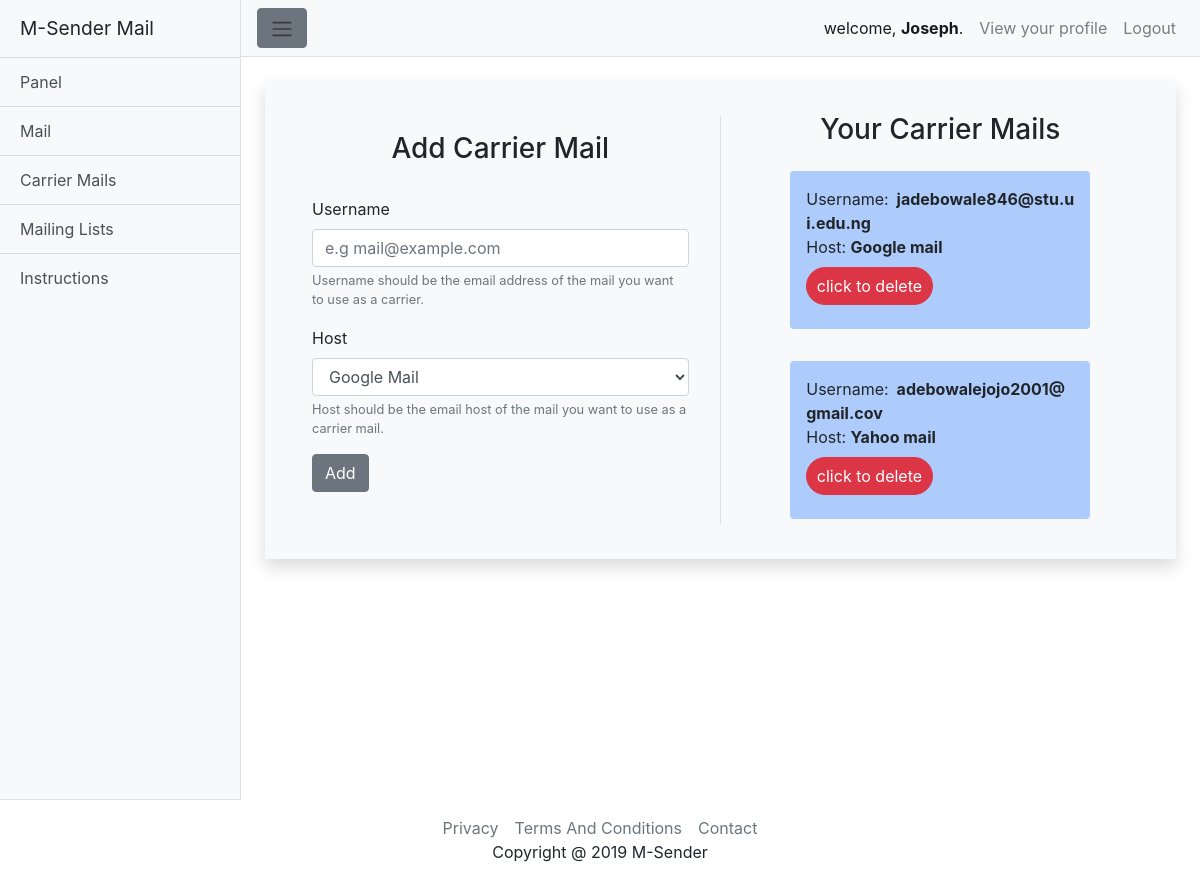
/mailapp/carrier-mails/ (signed in), run on the app's committed database.
### mailapp/models.py (models this page shows, shortened)
class CarrierMail(models.Model):
    owner = models.ForeignKey(User, on_delete=models.SET_NULL, null=True)
    username = models.EmailField(blank=False)
    mail_choices = (
        ('GM', 'Google mail'),
        ('YM', 'Yahoo mail'),
    )
    email_host = models.CharField(max_length=2, choices=mail_choices, null=False, default='GM')
    confirmed = models.BooleanField(default=True)  # set default to false later

### mailapp/views.py (the view)
# urls.py: path('carrier-mails/', views.carrier_mail,  name='carriermail'),
@login_required
def carrier_mail(request):
    context = {
        "carrier_mails": request.user.carriermail_set.all(),
        "carriermailform": forms.AddCarrierMail,
    }
    return render(request, 'mailapp/carriermail.html', context)

### mailapp/templates/mailapp/carriermail.html (shortened to what this page needs)
{% extends 'mailapp/base.html' %}
{% block body %}
<div class="row m-4 bg-light p-3 shadow">
  <div class="col-sm-6 my-auto border-right">
    <h3 class="my-3 text-center">Add Carrier Mail</h3>
    <form class="form-group mt-3 p-3" action="{% url 'mailapp:addcarriermail' %}" method='POST' >
      <div class="form-group" >
        <label class="" for="id_username" >Username</label>
        <input class="form-control" type="email" id="id_username" maxlength="200" name="username" required placeholder="e.g mail@example.com">
        <small class="form-text text-muted">
          Username should be the email address of the mail you want to use as a carrier.
        </small>
      </div>
      <div class="form-group" >
        <label class="" for="id_host" >Host</label>
        <select class="form-control " name="host" id="id_host">
          <option value="GM" selected>Google Mail</option>
        </select>
        <small class="form-text text-muted">
          Host should be the email host of the mail you want to use as a carrier mail.
        </small>
      </div>
      <button class="btn btn-secondary" type="submit">Add</button>
    </form>
  </div>
  {% if carrier_mails %}
  <div class="col-sm-6 text-center" >
    <h3 class="my-3">Your Carrier Mails</h3>
    {% for mail in carrier_mails %}
    <div class="d-block p-2 d-flex flex-wrap ">
      <p class="carrier__mail text-left mx-auto p-3 rounded">Username:<strong class="ml-2">{{mail.username}}</strong><br/> <span class="text-left">Host: </span><strong>{{mail.get_email_host_display}}</strong><br/>
     <a href="{% url 'mailapp:deletecarriermail' mail.id %}"  class='btn badge-pill my-2 btn-danger'>click to delete</a>
    </div>
    {% endfor %}
  </div>
  {% endif %}
</div>
{% endblock %}

### mailapp/templates/mailapp/base.html (shortened to what this page needs)
<!DOCTYPE html>
<html lang="en">
  <head>
    {% load static %}
    <link href="{% static 'mailapp/style/vendor/bootstrap/css/bootstrap.min.css' %}"  rel="stylesheet" >
    <link href="{% static 'mailapp/style/css/simple-sidebar.css'%}"  rel="stylesheet" >
    <link href="{% static 'mailapp/style/css/style.css'%}"  rel="stylesheet" >
  </head>
  <body>
    <div class="d-flex " id="wrapper">
      <div class="bg-light border-right border-bottom" id="sidebar-wrapper">
        <div class="sidebar-heading">M-Sender Mail</div>
        <div class="list-group list-group-flush">
          <a href="{% url 'mailapp:panel' %}" class="list-group-item list-group-item-action bg-light ">Panel</a>
          <a href="{% url 'mailapp:mail' %}" class="list-group-item list-group-item-action bg-light ">Mail</a>
          <a href="{% url 'mailapp:carriermail' %}" class="list-group-item list-group-item-action bg-light ">Carrier Mails</a>
          <a href="{% url 'mailapp:maillistall' %}" class="list-group-item list-group-item-action bg-light ">Mailing Lists</a>
          <a href="{% url 'mailapp:instructions' %}" class="list-group-item list-group-item-action bg-light ">Instructions</a>
        </div>
      </div>
      <div id="page-content-wrapper">
        <nav class="navbar navbar-expand-lg navbar-light bg-light border-bottom">
            <button class="btn btn-secondary" id="menu-toggle">
              <span class="navbar-toggler-icon"></span>
            </button>
          <div class="collapse navbar-collapse" id="navbarSupportedContent">
            <ul class="navbar-nav ml-auto mt-2 mt-lg-0">
              <li class="nav-item active">
                  <a class="nav-link " >welcome, <b>{{user.username}}</b>. <span class="sr-only">(current)</span></a>
              </li>
              <li class="nav-item">
                <a class="nav-link " href="{% url 'mailapp:profile' %}">View your profile</a>
              </li>
              <li class="nav-item">
                <a class="nav-link " href="{% url 'userapp:logout' %}">Logout</a>
              </li>
            </ul>
          </div>
        </nav>
  {% block body %}
  {% endblock %}
  </div>
  </div>
  <footer class="py-3 bg-transparent text-center">
    <div class="container">
      <span class="text-capitalize"><a class="text-muted" href="">Privacy</a><a class="text-muted mx-3" href="">Terms and conditions</a><a class="text-muted" href="">Contact</a><br>
        copyright @ 2019 M-sender</span>
    </div>
  </footer>
  </body>
</html>

### mailapp/static/mailapp/style/css/simple-sidebar.css (style rules this page uses)
body { overflow-x: hidden; }
#sidebar-wrapper { min-height: 100vh; margin-left: -15rem; -webkit-transition: margin .25s ease-out; -moz-transition: margin .25s ease-out; -o-transition: margin .25s ease-out; transition: margin .25s ease-out; }
#sidebar-wrapper .sidebar-heading { padding: 0.875rem 1.25rem; font-size: 1.2rem; }
#sidebar-wrapper .list-group { width: 15rem; }
#page-content-wrapper { min-width: 100vw; }
@media (min-width: 768px) { #sidebar-wrapper { margin-left: 0; } }
@media (min-width: 768px) { #page-content-wrapper { min-width: 0; width: 100%; } }

### data on the page
CarrierMail: username "jadebowale846@stu.ui.edu.ng", email_host "Google mail"
CarrierMail: username "adebowalejojo2001@gmail.cov", email_host "Yahoo mail"

### other printed values
{{ user.username }} "Joseph"
